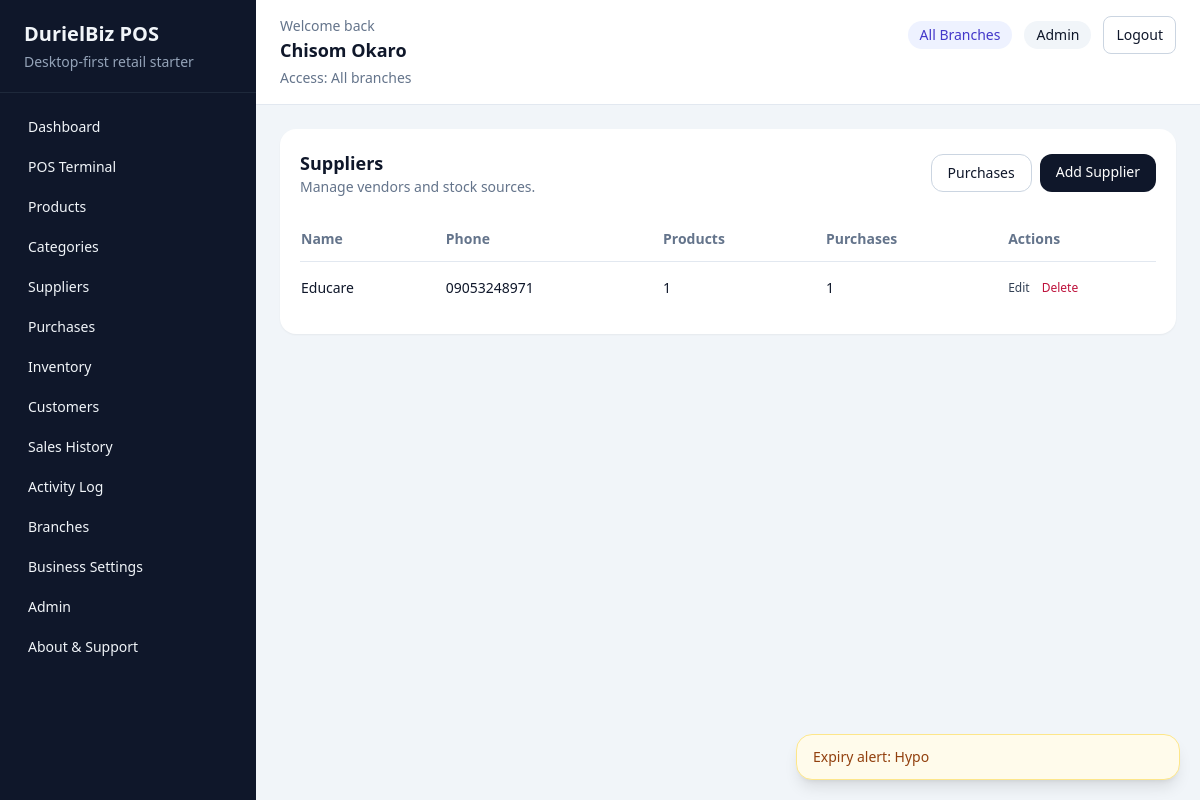
/suppliers/ (signed in), run on the app's committed database.
### accounts/models.py (models this page shows, shortened)
class User(AbstractUser):
    class Role(models.TextChoices):
        ADMIN = "admin", "Admin"
        MANAGER = "manager", "Manager"
        CASHIER = "cashier", "Cashier"
        INVENTORY = "inventory", "Inventory Officer"
    role = models.CharField(max_length=20, choices=Role.choices, default=Role.CASHIER)
    phone_number = models.CharField(max_length=20, blank=True)
    branch = models.ForeignKey(
        "reports.Branch",
        on_delete=models.SET_NULL,
        related_name="users",
        null=True,
        blank=True,
    )

### suppliers/models.py (models this page shows, shortened)
class Supplier(models.Model):
    name = models.CharField(max_length=255, unique=True)
    phone = models.CharField(max_length=20, blank=True)
    email = models.EmailField(blank=True)
    address = models.TextField(blank=True)
    notes = models.TextField(blank=True)
    created_at = models.DateTimeField(auto_now_add=True)
    class Meta:
        ordering = ["name"]

### suppliers/views.py (the view)
# urls.py: path("", supplier_list, name="list"),
@login_required
@role_required(User.Role.ADMIN, User.Role.INVENTORY)
def supplier_list(request):
    user_branch = get_user_branch(request.user)
    if user_branch is not None:
        suppliers = (
            Supplier.objects.annotate(
                product_count=Count("products", filter=Q(products__branch_stocks__branch=user_branch), distinct=True),
                purchase_count=Count("purchases", filter=Q(purchases__branch=user_branch), distinct=True),
            )
            .filter(Q(product_count__gt=0) | Q(purchase_count__gt=0))
            .order_by("name")
        )
    else:
        suppliers = Supplier.objects.annotate(product_count=Count("products"), purchase_count=Count("purchases")).order_by("name")
    return render(
        request,
        "suppliers/supplier_list.html",
        {"suppliers": paginate_queryset(request, suppliers, per_page=12)},
    )

### accounts/permissions.py (called while the page is built)
def is_admin_user(user):
    return bool(getattr(user, "is_authenticated", False) and getattr(user, "role", "") == User.Role.ADMIN)

def get_user_branch(user):
    if not getattr(user, "is_authenticated", False) or is_admin_user(user):
        return None
    return getattr(user, "branch", None)

def role_required(*allowed_roles):
    def decorator(view_func):
        @wraps(view_func)
        def _wrapped_view(request, *args, **kwargs):
            if not request.user.is_authenticated:
                return redirect("accounts:login")
            if request.user.role not in allowed_roles:
                messages.error(request, "You do not have permission to access that page.")
                return redirect(get_role_home_url(request.user))
            if request.user.role != User.Role.ADMIN and not getattr(request.user, "branch_id", None):
                messages.error(request, "Your account is not assigned to a branch.")
                return redirect("accounts:logout")
            return view_func(request, *args, **kwargs)
        return _wrapped_view
    return decorator

### pos_system/pagination.py (called while the page is built)
def paginate_queryset(request, queryset, *, per_page=10, page_param="page"):
    paginator = Paginator(queryset, per_page)
    page_number = request.GET.get(page_param, 1)
    try:
        page_obj = paginator.page(page_number)
    except PageNotAnInteger:
        page_obj = paginator.page(1)
    except EmptyPage:
        page_obj = paginator.page(paginator.num_pages)
    return page_obj

### reports/context_processors.py (called while the page is built)
def business_settings(request):
    return {"business_settings": BusinessSettings.get_solo()}

### reports/models.py (called while the page is built)
    @classmethod
    def get_solo(cls):
        settings, _ = cls.objects.get_or_create(pk=1)
        return settings

### templates/suppliers/supplier_list.html (shortened to what this page needs)
{% extends "base.html" %}
{% block content %}
    <section class="rounded-2xl bg-white p-5 shadow-sm">
        <div class="flex items-center justify-between">
            <div>
                <h3 class="text-lg font-semibold">Suppliers</h3>
                <p class="text-sm text-slate-500">Manage vendors and stock sources.</p>
            </div>
            <div class="flex gap-2">
                <a href="{% url 'purchases:list' %}" class="rounded-xl border border-slate-300 px-4 py-2 text-sm">Purchases</a>
                <a href="{% url 'suppliers:create' %}" class="rounded-xl bg-slate-900 px-4 py-2 text-sm text-white">Add Supplier</a>
            </div>
        </div>
        <div class="mt-5 overflow-x-auto">
            <table class="min-w-full divide-y divide-slate-200 text-sm">
                <thead>
                    <tr class="text-left text-slate-500">
                        <th class="py-3 pr-4">Name</th>
                        <th class="py-3 pr-4">Phone</th>
                        <th class="py-3 pr-4">Products</th>
                        <th class="py-3 pr-4">Purchases</th>
                        <th class="py-3">Actions</th>
                    </tr>
                </thead>
                <tbody class="divide-y divide-slate-100">
                    {% for supplier in suppliers %}
                        <tr>
                            <td class="py-4 pr-4"><a href="{% url 'suppliers:detail' supplier.pk %}" class="font-medium hover:underline">{{ supplier.name }}</a></td>
                            <td class="py-4 pr-4">{{ supplier.phone|default:"—" }}</td>
                            <td class="py-4 pr-4">{{ supplier.product_count }}</td>
                            <td class="py-4 pr-4">{{ supplier.purchase_count }}</td>
                            <td class="py-4">
                                <div class="flex gap-3 text-xs">
                                    <a href="{% url 'suppliers:update' supplier.pk %}" class="text-slate-700 hover:underline">Edit</a>
                                    <a href="{% url 'suppliers:delete' supplier.pk %}" class="text-rose-700 hover:underline">Delete</a>
                                </div>
                            </td>
                        </tr>
                    {% empty %}
                        <tr><td colspan="5" class="py-10 text-center text-slate-500">No suppliers yet.</td></tr>
                    {% endfor %}
                </tbody>
            </table>
        </div>
    </section>
{% endblock %}

### templates/base.html (shortened to what this page needs)
<!DOCTYPE html>
<html lang="en">
<head>
    <script src="https://cdn.tailwindcss.com"></script>
</head>
<body class="min-h-screen bg-slate-100 text-slate-900">
    <div class="flex min-h-screen">
        <aside class="hidden w-64 bg-slate-900 text-slate-100 lg:block">
            <div class="border-b border-slate-800 px-6 py-5">
                <h1 class="text-xl font-semibold">DurielBiz POS</h1>
                <p class="mt-1 text-sm text-slate-400">Desktop-first retail starter</p>
            </div>
            <nav class="space-y-1 px-4 py-4 text-sm">
                {% if request.user.role == 'admin' or request.user.role == 'cashier' or request.user.role == 'manager' %}
                    <a href="{% url 'reports:dashboard' %}" class="block rounded-lg px-3 py-2 hover:bg-slate-800">Dashboard</a>
                {% endif %}
                {% if request.user.role == 'admin' or request.user.role == 'cashier' %}
                    <a href="{% url 'sales:pos' %}" class="block rounded-lg px-3 py-2 hover:bg-slate-800">POS Terminal</a>
                {% endif %}
                {% if request.user.role == 'admin' or request.user.role == 'inventory' %}
                    <a href="{% url 'products:list' %}" class="block rounded-lg px-3 py-2 hover:bg-slate-800">Products</a>
                    <a href="{% url 'products:category-list' %}" class="block rounded-lg px-3 py-2 hover:bg-slate-800">Categories</a>
                    <a href="{% url 'suppliers:list' %}" class="block rounded-lg px-3 py-2 hover:bg-slate-800">Suppliers</a>
                    <a href="{% url 'purchases:list' %}" class="block rounded-lg px-3 py-2 hover:bg-slate-800">Purchases</a>
                    <a href="{% url 'inventory:overview' %}" class="block rounded-lg px-3 py-2 hover:bg-slate-800">Inventory</a>
                {% endif %}
                {% if request.user.role == 'admin' %}
                    <a href="{% url 'sales:customer-list' %}" class="block rounded-lg px-3 py-2 hover:bg-slate-800">Customers</a>
                    <a href="{% url 'sales:history' %}" class="block rounded-lg px-3 py-2 hover:bg-slate-800">Sales History</a>
                    <a href="{% url 'accounts:activity-log' %}" class="block rounded-lg px-3 py-2 hover:bg-slate-800">Activity Log</a>
                    <a href="{% url 'reports:branch-list' %}" class="block rounded-lg px-3 py-2 hover:bg-slate-800">Branches</a>
                    <a href="{% url 'reports:business-settings' %}" class="block rounded-lg px-3 py-2 hover:bg-slate-800">Business Settings</a>
                    <a href="{% url 'accounts:admin-center' %}" class="block rounded-lg px-3 py-2 hover:bg-slate-800">Admin</a>
                {% endif %}
                <a href="{% url 'accounts:about-support' %}" class="block rounded-lg px-3 py-2 hover:bg-slate-800">About & Support</a>
            </nav>
        </aside>
        <main class="flex-1">
            <header class="border-b border-slate-200 bg-white">
                <div class="flex flex-wrap items-start justify-between gap-4 px-4 py-4 sm:px-6">
                    <div class="flex items-start gap-3">
                        <div>
                        <p class="text-sm text-slate-500">Welcome back</p>
                        <h2 class="text-lg font-semibold">{{ request.user.get_full_name|default:request.user.username }}</h2>
                        <p class="mt-1 text-sm text-slate-500">
                            {% if request.user.role == 'admin' %}
                                Access: All branches
                            {% elif request.user.branch %}
                                Branch: {{ request.user.branch.name }}
                            {% else %}
                                Branch: Not assigned
                            {% endif %}
                        </p>
                    </div>
                    </div>
                    <div class="flex flex-wrap items-center justify-end gap-3 text-sm">
                        {% if request.user.role == 'admin' %}
                            <span class="rounded-full bg-indigo-50 px-3 py-1 text-indigo-700">All Branches</span>
                        {% elif request.user.branch %}
                            <span class="rounded-full bg-emerald-50 px-3 py-1 text-emerald-700">{{ request.user.branch.name }}</span>
                        {% endif %}
                        <span class="rounded-full bg-slate-100 px-3 py-1">{{ request.user.get_role_display|default:"User" }}</span>
                        <form method="post" action="{% url 'accounts:logout' %}">
                            <button class="rounded-lg border border-slate-300 px-3 py-2 hover:bg-slate-50">Logout</button>
                        </form>
                    </div>
                </div>
            </header>
            <div class="px-6 py-6">
                {% block content %}{% endblock %}
            </div>
        </main>
    </div>
    <div id="toastContainer" class="fixed bottom-5 right-5 z-50 flex w-full max-w-sm flex-col gap-3"></div>
</body>
</html>

### data on the page
User: user.get_full_name "Chisom Okaro", user.role "Admin"
Supplier: name "Educare", phone "09053248971", product_count "1", purchase_count "1"
